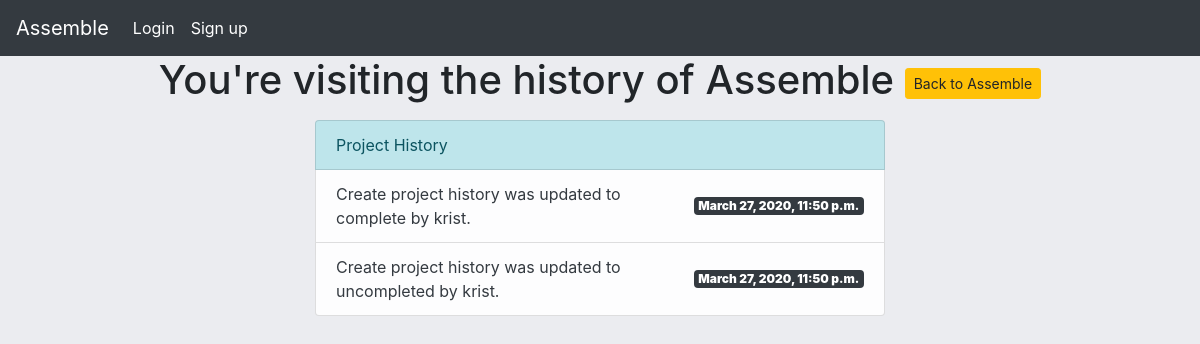
Before: /project-list/project-detail/history/2/ with the older database file.
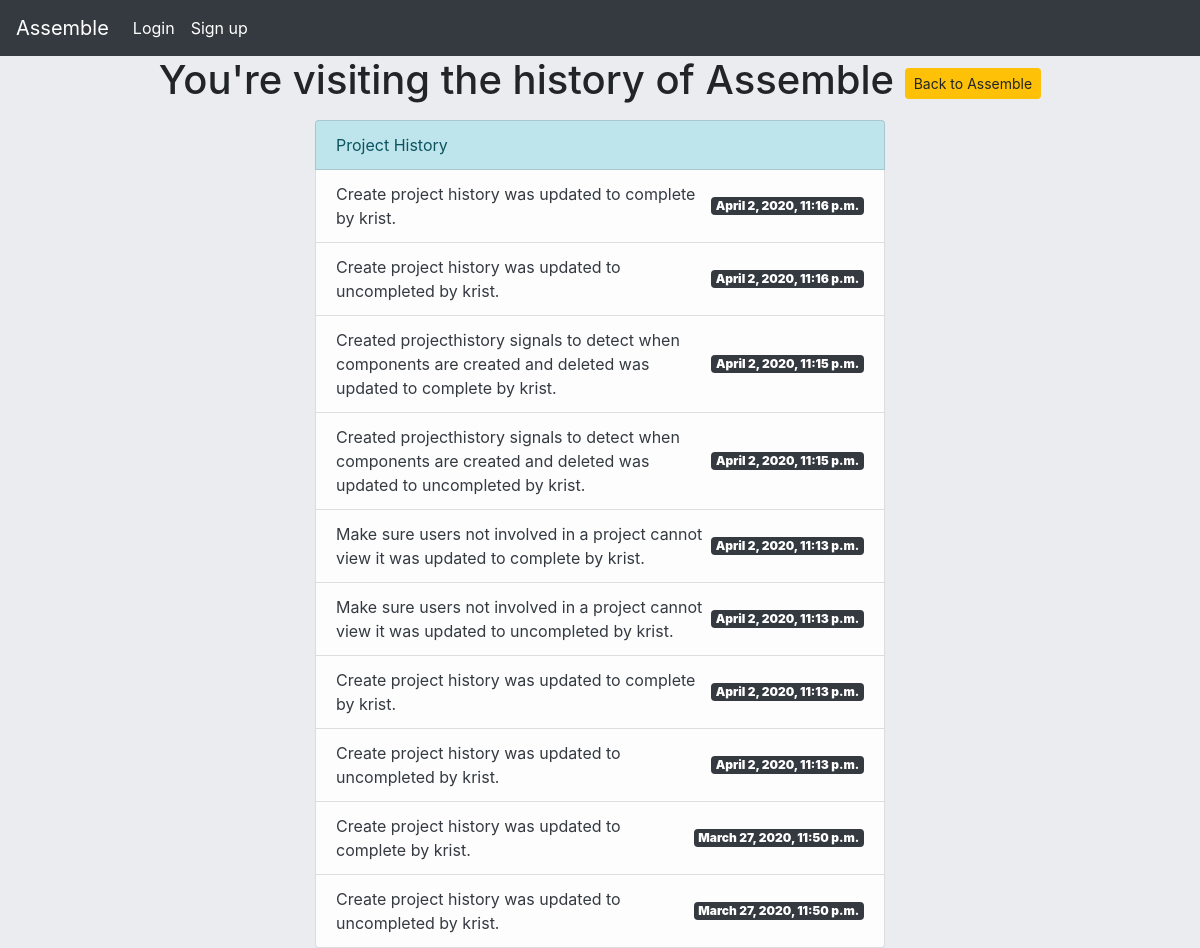
After: the same page with the newer database file.
### assemble/models.py (models this page shows, shortened)
class Project(models.Model):
    name = models.CharField(max_length=60)
    description = models.TextField(max_length=400)
    user = models.ManyToManyField('Profile',blank=True)
    owner = models.ForeignKey('Profile',blank=True,on_delete=models.CASCADE,related_name="creator")
    slug = models.SlugField(max_length=100,unique=True,blank=True,null=True)
    completed= models.BooleanField(default=False)

class ProjectHistory(models.Model):
    previous_field = models.CharField(max_length=200,blank=True)
    updated_field = models.CharField(max_length=200,blank=True)
    date_changed = models.DateTimeField(auto_now_add=True)
    status = models.CharField(max_length=20,null=True)
    user = models.CharField(max_length=100,null=True,blank=True)
    project = models.ForeignKey(Project,on_delete=models.CASCADE)
    list_string = None
    def __init__(self,*args,**kwargs):
        super(ProjectHistory,self).__init__(*args,**kwargs)
        self.create_history_string()
    """
    pre_save(sender,instance,raw,using,update_fields):
    This is sent at the beginning of a model's save method
        sender- the model class
        instance- the actual instance being saved
        raw - A boolean; True if the model is saved exactly as presented
        using- the database alias being used
        update_fields - the set of fields to update as passed to Model.save() or None if update_fields wasn't passed.

    post_save(sender,instance,raw,using,update_fields)
    This is sent at the end of the save method
        sender - the model class
        instance- the actual instance being saved
        created  -  A boolean, True if a new record is created
        raw - same as pre_save
        using - ""
        updated_fields - ""

    pre_delete(sender,instance,using):
    Sent at the beginning of a models delete() method and a queryset's delete() method

        sender- the model class
        instance - the actual instance being deleted
        using - ""

    post_delete(sender,instance,using):
    Sent at the end of a model's delete() and a queryset's delete9) method.

        sender - the model class
        instance - the actual instance being deleted. Note that the object will no longer be in the database.
        using - the database alias being used

    m2m_changed(sender,instance,action,reverse,model,pk_set,using):
    Sent when a ManyToManyField is changed on a model instance. Strictly speaking, this is not a model signal since it is sent by the ManyToManyField, but it complements the pre_save/post_save and pre_delete/post_delete when it comes to tracking changes to models.

        sender - The immediate model calss describing the ManyToManyField. This class is automatically created when a many-to-many field is defined; you can access it using thr though attribute on the many-to-many-field.
        instance- the instance whose many-to-many relation is updated. This can be an instance of the sender, or of the class the m2m is related to.
        action- a string indicating the type of update that is done to the relationship.
            "pre_add" - sent before one or more objects are added to the relation.
            "post_add" - sent after one or more objects are added to the relation.
            "pre_remove" - sent ebfore one or more objects are removed from the relation.
    """
    def create_history_string(self):
        if self.status == "deleted":
            self.list_string= f"{self.previous_field} was {self.status} by {self.user}."
        elif self.status == "edited":
            self.list_string= f"{self.previous_field} was {self.status} to {self.updated_field} by {self.user}."
        elif self.status == "updated to true":
            self.list_string = f"{self.previous_field} was updated to complete by {self.user}."
        elif self.status == "updated to false":
            self.list_string = f"{self.previous_field} was updated to uncompleted by {self.user}."
        elif self.status == "created":
            self.list_string= f"{self.previous_field} was created by {self.user}."

### assemble/views.py (the view)
# urls.py: path('project-list/project-detail/history/<pk>/',history_view,name='project-history'),
def history_view(request,pk):
    project = Project.objects.get(id=pk)
    render_list = ProjectHistory.objects.filter(project__id = pk).order_by('-date_changed')
    context={
        'project':project,
        'render_list':render_list
    }
    return render(request,'assemble/history.html',context)

### templates/assemble/history.html
{% extends 'assemble/base.html' %}
{% block content %}
<h1 class="text-center">You're visiting the history of {{project.name}} <a href="{% url 'project-detail' project.slug %}" class="btn btn-sm btn-warning">Back to {{project.name}}</a></h1>
<div class="row justify-content-center mt-3">
    <div class="col-sm-6">
        <ul class="list-group">
            <li class="list-group-item list-group-item-info">Project History</li>
            {% if render_list == 0 %}
                <li class="list-group-item list-group-item-danger text-dark d-flex justify-content-between align-items-center">
                    You haven't made any changes to your project yet! Try adding some components and breaking down your project
                    to get started.
                </li>
            {% else %}
                {% for record in render_list %}
                    <li class="list-group-item list-group-item-light text-dark d-flex justify-content-between align-items-center">
                        {{ record.list_string }}
                        <span class="badge badge-dark">
                            <strong>{{record.date_changed}}</strong>
                        </span>
                    </li>
                {% endfor %}
            {% endif %}
        </ul>
    </div>
</div>
{% endblock content %}

### templates/assemble/base.html (shortened to what this page needs)
<!DOCTYPE html>
{% load static %}
<html lang="en">
<head>
    <link rel="stylesheet" href="https://stackpath.bootstrapcdn.com/bootstrap/4.4.1/css/bootstrap.min.css">
    <link rel="stylesheet" href="https://stackpath.bootstrapcdn.com/font-awesome/4.7.0/css/font-awesome.min.css">
    <link rel="stylesheet" href="{% static 'css/navbar.css' %}">
</head>
<body style="background-color:#EBECF0">
    {% include 'assemble/navbar_horizontal.html' %}
    <div class="container-fluid" style="overflow-x:auto">
        <div class="row">
            <div class="col">
                {% block content %}
                {% endblock content %}
            </div>
        </div>
    </div>
</body>
</html>

### templates/assemble/navbar_horizontal.html (shortened to what this page needs)
<nav class="navbar sticky-top navbar-expand-lg navbar-light bg-dark">
    <a class="navbar-brand text-white" href="{% url 'home' %}">
        Assemble
    </a>
    <ul class="navbar-nav mr-auto">
        {% if not user.is_authenticated %}
            <li class="nav-item">
                <a class="nav-link text-white" href="{% url 'login' %}">Login</a>
            </li>
            <li class="nav-item">
                <a class="nav-link text-white" href="{% url 'sign-up' %}">Sign up</a>
            </li>
        </ul>
        {% endif %}
</nav>

Changed rows visible on the page:
added ProjectHistory: list_string "Create project history was updated to complete by krist.", date_changed "April 2, 2020, 11:16 p.m."
added ProjectHistory: list_string "Create project history was updated to uncompleted by krist.", date_changed "April 2, 2020, 11:16 p.m."
added ProjectHistory: list_string "Created projecthistory signals to detect when components are created and deleted was updated to complete by krist.", date_changed "April 2, 2020, 11:15 p.m."
added ProjectHistory: list_string "Created projecthistory signals to detect when components are created and deleted was updated to uncompleted by krist.", date_changed "April 2, 2020, 11:15 p.m."
added ProjectHistory: list_string "Make sure users not involved in a project cannot view it was updated to complete by krist.", date_changed "April 2, 2020, 11:13 p.m."
added ProjectHistory: list_string "Make sure users not involved in a project cannot view it was updated to uncompleted by krist.", date_changed "April 2, 2020, 11:13 p.m."
added ProjectHistory: list_string "Create project history was updated to complete by krist.", date_changed "April 2, 2020, 11:13 p.m."
added ProjectHistory: list_string "Create project history was updated to uncompleted by krist.", date_changed "April 2, 2020, 11:13 p.m."
